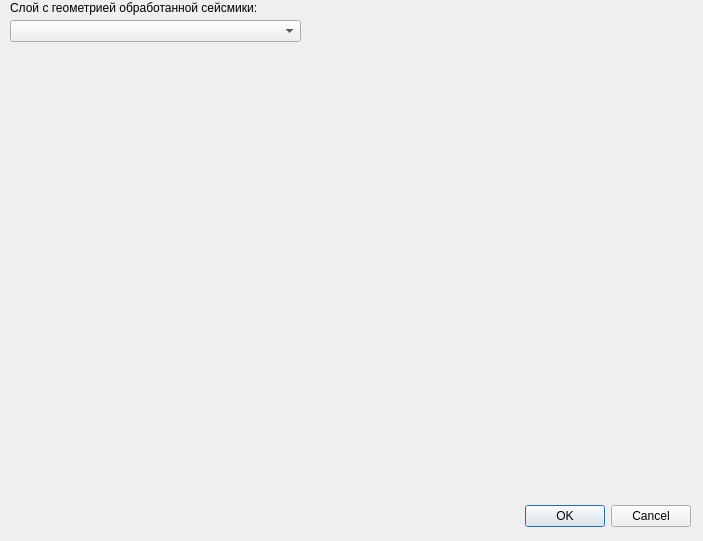
<?xml version="1.0" encoding="UTF-8"?>
<ui version="4.0">
 <class>GeoDMDialogProc</class>
 <widget class="QDialog" name="GeoDMDialogProc">
  <property name="geometry">
   <rect>
    <x>0</x>
    <y>0</y>
    <width>703</width>
    <height>541</height>
   </rect>
  </property>
  <property name="windowTitle">
   <string>Manage Processed Seismic</string>
  </property>
  <property name="sizeGripEnabled">
   <bool>false</bool>
  </property>
  <property name="modal">
   <bool>false</bool>
  </property>
  <widget class="QDialogButtonBox" name="button_box">
   <property name="geometry">
    <rect>
     <x>350</x>
     <y>500</y>
     <width>341</width>
     <height>32</height>
    </rect>
   </property>
   <property name="orientation">
    <enum>Qt::Horizontal</enum>
   </property>
   <property name="standardButtons">
    <set>QDialogButtonBox::Cancel|QDialogButtonBox::Ok</set>
   </property>
  </widget>
  <widget class="QLabel" name="label">
   <property name="geometry">
    <rect>
     <x>10</x>
     <y>0</y>
     <width>291</width>
     <height>16</height>
    </rect>
   </property>
   <property name="text">
    <string>Слой с геометрией обработанной сейсмики:</string>
   </property>
  </widget>
  <widget class="QComboBox" name="layersComboBox">
   <property name="geometry">
    <rect>
     <x>10</x>
     <y>20</y>
     <width>291</width>
     <height>22</height>
    </rect>
   </property>
  </widget>
 </widget>
 <resources/>
 <connections>
  <connection>
   <sender>button_box</sender>
   <signal>accepted()</signal>
   <receiver>GeoDMDialogProc</receiver>
   <slot>accept()</slot>
   <hints>
    <hint type="sourcelabel">
     <x>20</x>
     <y>20</y>
    </hint>
    <hint type="destinationlabel">
     <x>20</x>
     <y>20</y>
    </hint>
   </hints>
  </connection>
  <connection>
   <sender>button_box</sender>
   <signal>rejected()</signal>
   <receiver>GeoDMDialogProc</receiver>
   <slot>reject()</slot>
   <hints>
    <hint type="sourcelabel">
     <x>20</x>
     <y>20</y>
    </hint>
    <hint type="destinationlabel">
     <x>20</x>
     <y>20</y>
    </hint>
   </hints>
  </connection>
 </connections>
</ui>
